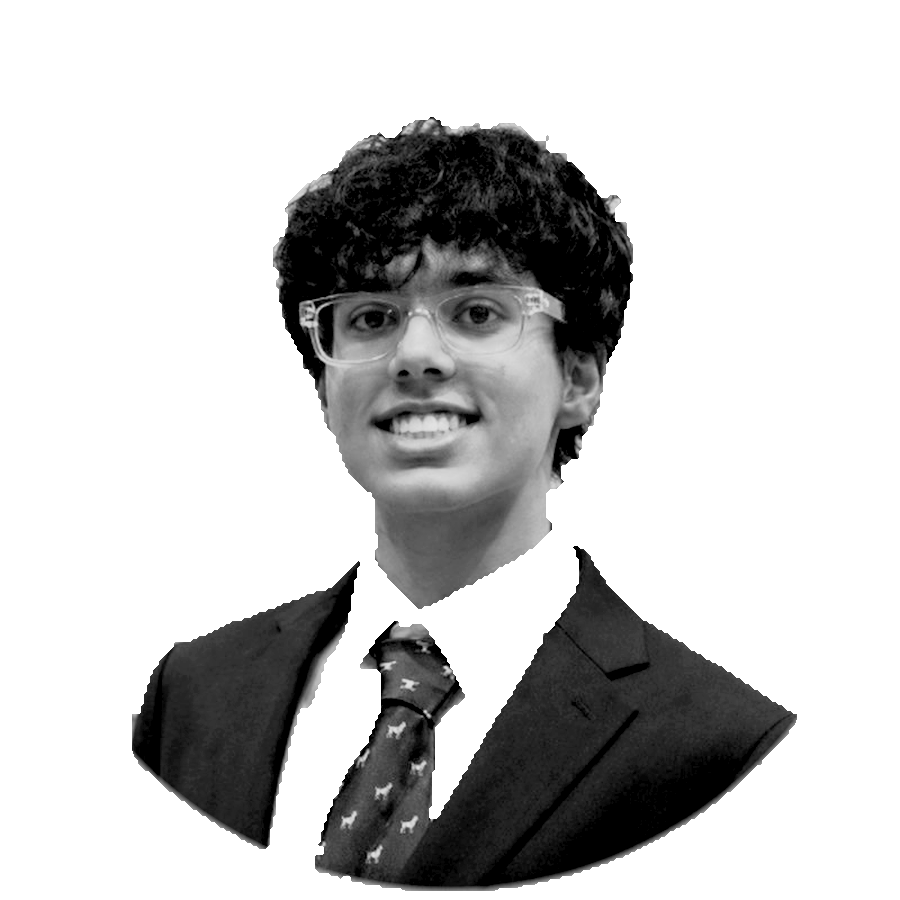
#> input picture assets/source-prepped.png, 900 x 900 px
$ python prep_photo.py ../assets/source-prepped.png
#> lines starting #> are read from the running program, lines starting #| are printed output that depends on the picture; after the words box and inside, x2 and y2 are one past the last pixel; in counts of white or black regions, pixels touching at a corner belong together
#!/usr/bin/env python3
"""Turn a headshot into a clean grayscale plate for ASCII conversion.

The conversion downstream maps dark pixels to dense characters, so the goal
here is: subject holding all the tone, background pushed to pure white (which
becomes empty space). Anything left in between reads as noise in the portrait
- the lettering on the backdrop of the source photo especially.

Isolation is deliberately dumb and self-contained rather than a segmentation
model: find the large dark blobs (hair, suit), throw away the small ones (the
backdrop text), then fill the horizontal span between them row by row so the
face and neck come along with the silhouette.

    python scripts/prep_photo.py assets/source-photo.jpg
"""

import argparse
from collections import deque
from pathlib import Path

import numpy as np
from PIL import Image, ImageEnhance, ImageFilter, ImageOps

WORK = 300  # isolation runs on a downscaled copy, then the mask is scaled back


def components(mask):
    """4-connected labels for a boolean array, as (labels, sizes)."""
    height, width = mask.shape
    labels = np.zeros((height, width), dtype=np.int32)
    sizes = [0]
    current = 0
    for sy in range(height):
        for sx in range(width):
            if not mask[sy, sx] or labels[sy, sx]:
                continue
            current += 1
            size = 0
            queue = deque([(sy, sx)])
            labels[sy, sx] = current
            while queue:
                y, x = queue.popleft()
                size += 1
                for ny, nx in ((y - 1, x), (y + 1, x), (y, x - 1), (y, x + 1)):
                    if 0 <= ny < height and 0 <= nx < width:
                        if mask[ny, nx] and not labels[ny, nx]:
                            labels[ny, nx] = current
                            queue.append((ny, nx))
            sizes.append(size)
    return labels, np.array(sizes)


def silhouette(image, dark_level, min_blob, envelope):
    """Boolean subject mask at WORK resolution."""
    small = np.array(image.resize((WORK, WORK), Image.LANCZOS), dtype=np.uint8)
    labels, sizes = components(small < int(dark_level * 255))

    keep = np.where(sizes >= min_blob * WORK * WORK)[0]
    keep = keep[keep > 0]
    if keep.size == 0:
        return np.ones((WORK, WORK), dtype=bool)
    blobs = np.isin(labels, keep)

    # horizontal span per row, so the face between the hair and the collar is
    # carried along instead of being whited out with the backdrop
    rows = np.arange(WORK)
    filled = blobs.any(axis=1)
    if not filled.any():
        return np.ones((WORK, WORK), dtype=bool)

    left = np.full(WORK, np.nan)
    right = np.full(WORK, np.nan)
    for y in rows[filled]:
        cols = np.where(blobs[y])[0]
        left[y], right[y] = cols[0], cols[-1]

    # rows with no subject pixels (a bare neck) borrow a span from their
    # neighbours
    left = np.interp(rows, rows[filled], left[filled])
    right = np.interp(rows, rows[filled], right[filled])

    # then widen each row to the envelope of its neighbourhood. taking the raw
    # per-row span alone pinches to a sliver where the hair tapers out, and
    # interpolating from that sliver down to the collar slices the jaw and
    # neck clean off. the envelope keeps the head at head width all the way
    # down to the shoulders. over-covering costs nothing: what it pulls in is
    # background, and background is already white
    reach = int(WORK * envelope)
    lo = np.array([left[max(0, y - reach) : y + reach + 1].min() for y in rows])
    hi = np.array([right[max(0, y - reach) : y + reach + 1].max() for y in rows])

    grid = np.arange(WORK)[None, :]
    mask = (grid >= lo[:, None]) & (grid <= hi[:, None])
    # nothing above the crown
    mask[: int(rows[filled][0])] = False
    return mask


def backdrop(image, bright_level):
    """Bright pixels reachable from the frame edge, i.e. the actual backdrop.

    A plain brightness threshold cannot tell a white dress shirt from a white
    wall. Connectivity can: the wall runs to the edge of the frame, the shirt
    is fenced in by the suit.
    """
    small = np.array(image.resize((WORK, WORK), Image.LANCZOS), dtype=np.uint8)
    labels, _ = components(small >= int(bright_level * 255))

    border = set(labels[0]) | set(labels[-1]) | set(labels[:, 0]) | set(labels[:, -1])
    border.discard(0)
    if not border:
        return np.zeros((WORK, WORK), dtype=bool)
    return np.isin(labels, list(border))


def circle_fade(size, feather=0.03):
    """Alpha that goes to zero outside the inscribed circle."""
    axis = (np.arange(size) - (size - 1) / 2) / ((size - 1) / 2)
    distance = np.sqrt(axis[:, None] ** 2 + axis[None, :] ** 2)
    return np.clip((1.0 - distance) / feather, 0.0, 1.0)


def main():
    parser = argparse.ArgumentParser()
    parser.add_argument("photo")
    parser.add_argument("--out", default="assets/source-prepped.png")
    parser.add_argument("--size", type=int, default=900)
    parser.add_argument("--envelope", type=float, default=0.10)
    parser.add_argument("--isolate", action="store_true", default=True)
    parser.add_argument("--no-isolate", dest="isolate", action="store_false")
    parser.add_argument("--dark-level", type=float, default=0.42)
    parser.add_argument("--min-blob", type=float, default=0.02)
    parser.add_argument("--white-cut", type=float, default=0.80)
    parser.add_argument("--rim", type=int, default=3,
                        help="odd kernel; grows the backdrop to eat the antialiased edge")
    parser.add_argument("--highlight-knee", type=float, default=0.78)
    parser.add_argument("--highlight", type=float, default=0.5)
    parser.add_argument("--contrast", type=float, default=1.1)
    parser.add_argument("--gamma", type=float, default=1.5)
    args = parser.parse_args()

    image = Image.open(args.photo).convert("L")
    side = min(image.size)
#> side = 900
    left = (image.width - side) // 2
#> left = 0
    top = (image.height - side) // 2
#> top = 0
    image = image.crop((left, top, left + side, top + side))
    image = image.resize((args.size, args.size), Image.LANCZOS)

    # knock the corners out first. the source is circle-cropped onto a near
    # black square, and those corners are dark enough to be mistaken for the
    # subject - they span the full width, so the row fill below would then
    # drag the whole backdrop back in with them
    alpha = circle_fade(args.size)
    image = Image.fromarray(
        np.clip(np.array(image, dtype=np.float32) * alpha + 255.0 * (1 - alpha), 0, 255)
        .astype(np.uint8)
    )
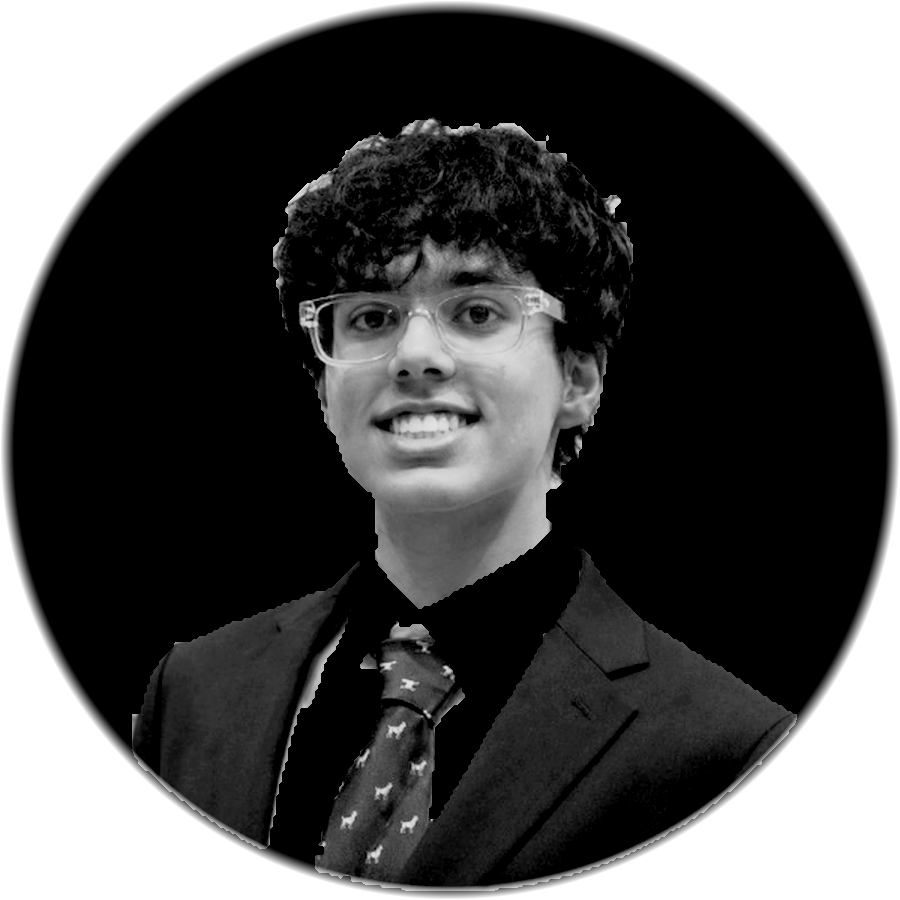
#> image: PIL image 900x900 L; min 0, max 255, mean 79.8

    if args.isolate:
        mask = silhouette(image, args.dark_level, args.min_blob, args.envelope)
#> after the loop in components, `for sy in range(height):`:
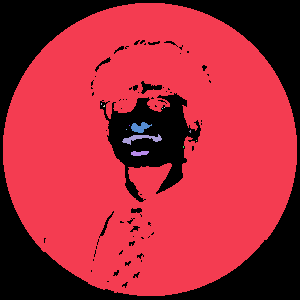
#> labels: shape (300, 300) int32; 14 distinct labels, from 0 to 13; one colour per label, 0 black
#> in silhouette, `labels, sizes = components(small < int(dark_level * 255))`: sizes = [0, 61752, 2, 3, 1, 1, 134, 1, 1, 4, 173, 1, 2, 70]
#> in silhouette, `keep = np.where(sizes >= min_blob * WORK * WORK)[0]`: keep = [1]
#> in silhouette, `blobs = np.isin(labels, keep)`:
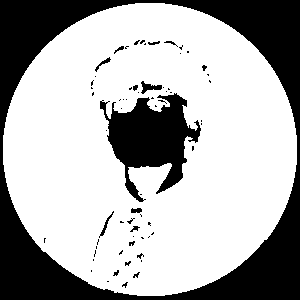
#> blobs: shape (300, 300) bool; 68.6% white; 66 black regions (52 under 20 px), largest, box (x1, y1, x2, y2) and area: (0, 0, 300, 300) 22153, (100, 93, 201, 202) 5324, (141, 81, 162, 94) 124
#> in silhouette, `left = np.interp(rows, rows[filled], left[filled])`: left = 300 values, max 137 at index 295, min 3 at index 135, mean 36.54
#> in silhouette, `right = np.interp(rows, rows[filled], right[filled])`: right = 300 values, max 296 at index 135, min 164 at index 0, mean 262.4
#> in silhouette, `lo = np.array([left[max(0, y - reach) : y + reach + 1].min() for y in ..`: lo = 300 values, max 66 at index 299, min 3 at index 105, mean 17.73
#> in silhouette, `hi = np.array([right[max(0, y - reach) : y + reach + 1].max() for y in..`: hi = 300 values, max 296 at index 105, min 233 at index 299, mean 281.2
#> in silhouette, `mask = (grid >= lo[:, None]) & (grid <= hi[:, None])`: mask: shape (300, 300) bool; 88.2% white; 2 black regions, box (x1, y1, x2, y2) and area: (234, 0, 300, 300) 5337, (0, 0, 66, 300) 5319
#> in silhouette, `mask[: int(rows[filled][0])] = False`:
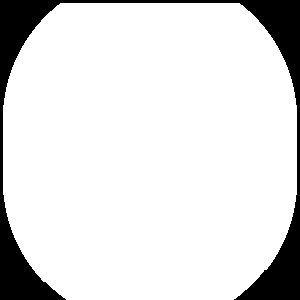
#> mask: shape (300, 300) bool; 87.6% white; 1 black region, box (x1, y1, x2, y2) and area: (0, 0, 300, 300) 11180
        soft = Image.fromarray((mask * 255).astype(np.uint8))
        soft = soft.resize((args.size, args.size), Image.BILINEAR)
#> soft: PIL image 900x900 L
        soft = soft.filter(ImageFilter.GaussianBlur(args.size * 0.004))
        alpha = alpha * (np.array(soft, dtype=np.float32) / 255.0)

    plate = np.array(image, dtype=np.float32)
    plate = ImageOps.autocontrast(
        Image.fromarray(plate.astype(np.uint8)), cutoff=(1, 6)
    )
    plate = ImageEnhance.Contrast(plate).enhance(args.contrast)
#> plate: PIL image 900x900 L
    plate = plate.point([min(255, int(255 * ((i / 255) ** (1 / args.gamma)))) for i in range(256)])

    # squeeze the top end so a white dress shirt still lands one step above
    # empty, and the subject reads as a solid silhouette rather than a head
    # floating over a gap where the collar should be
    knee = int(args.highlight_knee * 255)
    tone = np.array(
        plate.point(
            [
                i if i < knee else int(knee + (i - knee) * args.highlight)
                for i in range(256)
            ]
        ),
        dtype=np.float32,
    )

    # hold the real backdrop at pure white, so the compression above does not
    # paint a halo wherever the envelope reached past the subject
    paper = Image.fromarray((backdrop(plate, args.white_cut) * 255).astype(np.uint8))
#> after the loop in components (call 2), `for sy in range(height):`:
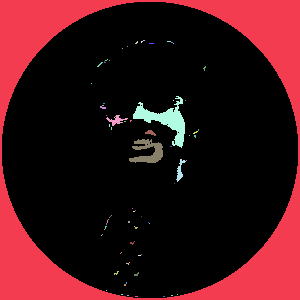
#> labels: shape (300, 300) int32; 79 distinct labels, from 0 to 78; one colour per label, 0 black
#> in backdrop, `border = set(labels[0]) | set(labels[-1]) | set(labels[:, 0]) | set(la..`: border = 1 item
#> in backdrop, `return np.isin(labels, list(border))`: returned value: shape (300, 300) bool; 23.1% white; 1 white region, box (x1, y1, x2, y2) and area: (0, 0, 300, 300) 20821
    # grow the backdrop a pixel before thresholding. the photo's own edge
    # antialiasing leaves a band of half-hair, half-wall grey that is too dark
    # to read as backdrop and too bright to read as hair, and on a dark card
    # that band would ring the whole silhouette in dense glyphs
    paper = paper.filter(ImageFilter.MaxFilter(args.rim))
#> paper: PIL image 300x300 L; 24.4% white; 1 white region, box (x1, y1, x2, y2) and area: (0, 0, 300, 300) 22001
    # thresholded, not feathered, for the same reason
    paper = np.array(paper.resize(plate.size, Image.BILINEAR)) >= 128
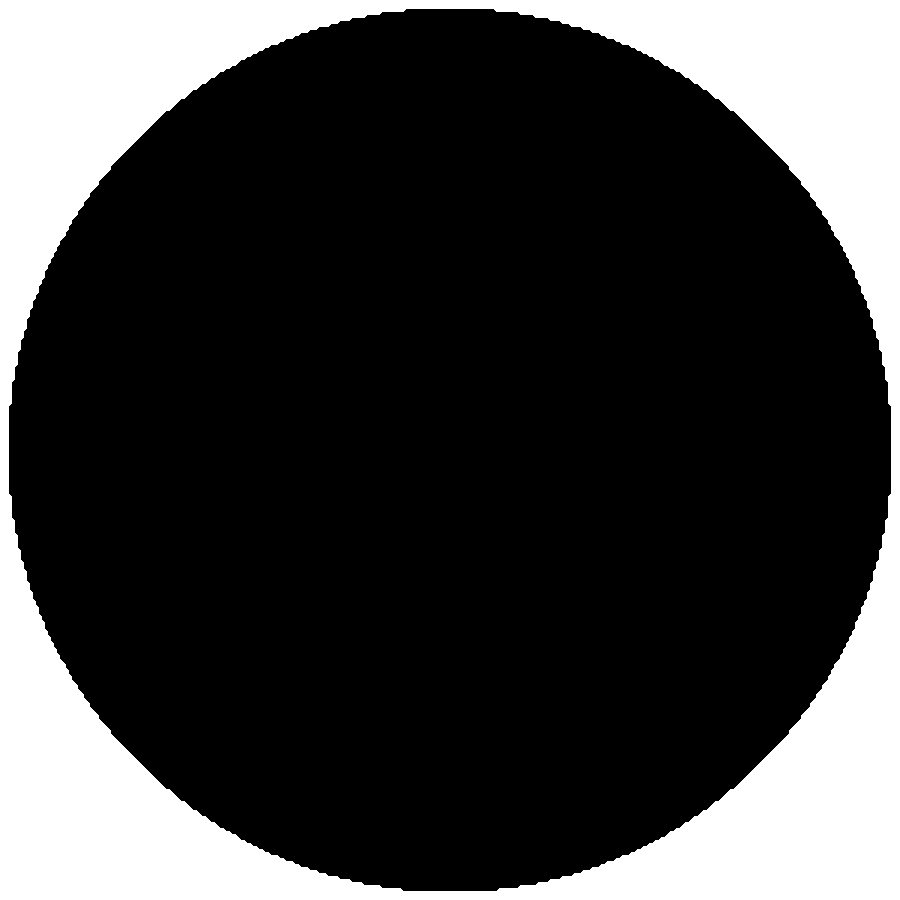
#> paper: shape (900, 900) bool; 24.4% white; 1 white region, box (x1, y1, x2, y2) and area: (0, 0, 900, 900) 198013
    tone[paper] = 255.0
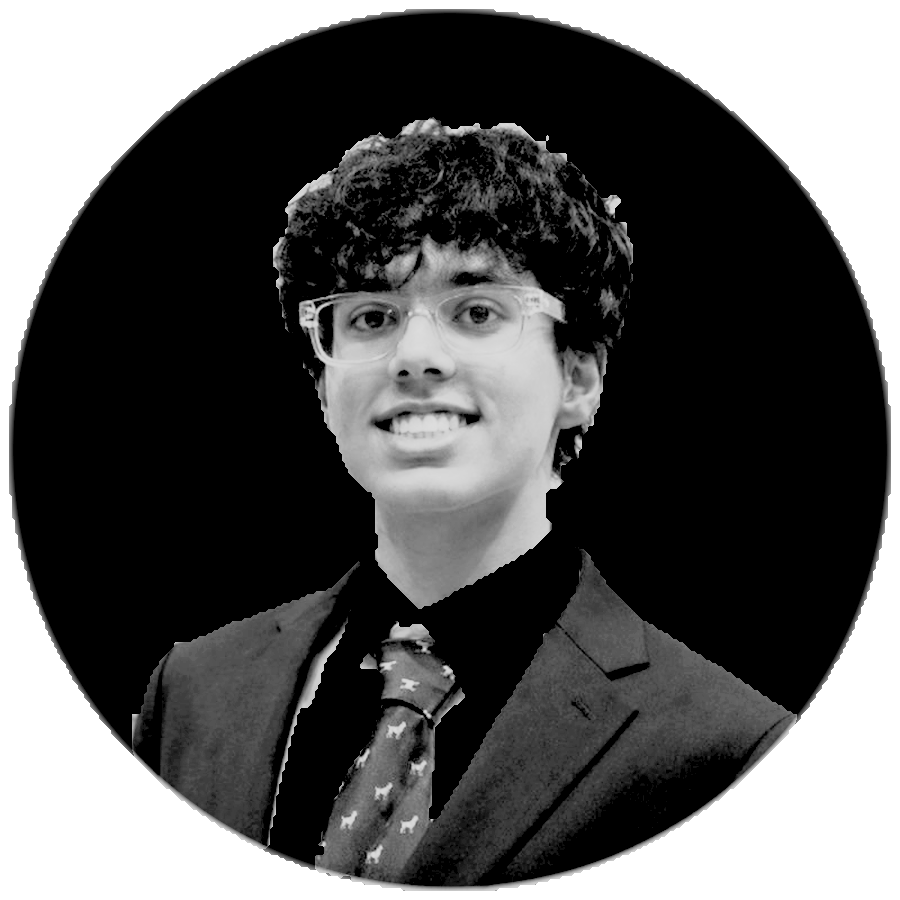
#> tone: shape (900, 900) float32; min 0, max 255, mean 89

    # keep the subject mask as alpha rather than baking it into the grey.
    # the ASCII step needs to tell "dark because it is hair" apart from "light
    # because there is nothing there", and on a dark card a bright pixel is
    # what deserves a dense glyph. flattening to grey throws that away
    # hard edge, and the cleared pixels go to black rather than white. the
    # ASCII step downsamples this plate, and blending a subject pixel toward a
    # white background would ring the silhouette in bright, dense glyphs
    solid = (alpha >= 0.5) & ~paper
#> solid: shape (900, 900) bool; 75.5% white; 1 black region, box (x1, y1, x2, y2) and area: (0, 0, 900, 900) 198643
    result = Image.merge(
        "LA",
        (
            Image.fromarray(np.where(solid, tone, 0.0).astype(np.uint8)),
            Image.fromarray((solid * 255).astype(np.uint8)),
        ),
    )

    out = Path(args.out)
    out.parent.mkdir(parents=True, exist_ok=True)
    result.save(out)
    print(f"wrote {out} ({result.width}x{result.height})")
#| wrote assets/source-prepped.png (900x900)


if __name__ == "__main__":
    main()
